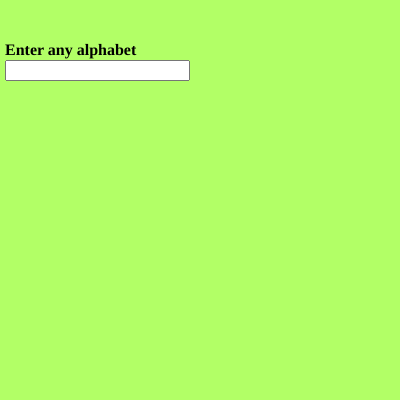
Frame 1 (no input)
Frame 60 (no input): identical to frame 1, image omitted
Frame 120 (the mouse pressed at the canvas centre since frame 60): identical to frame 1, image omitted

The p5.js sketch that drew this single still picture (run headless with seeded random() and noise() and a simulated clock; from frame 60 on, the mouse is pressed at the canvas centre):

// p5.js sketch
// ── sketch.js
var input,heading;


function setup() 
{
  createCanvas(400, 400);
  background(178,255,102);

  input = createInput();
  input.position(5,60);

  heading = createElement("h4","Enter any alphabet");
  heading.position(5,20);

  textAlign(CENTER);
  textSize(50);

 
}

function draw() {
const value =input.value();
switch(value){
  case "a" : console.log("vowel");
  break;
  case "e" : console.log("vowel");
  break;
  case "i" : console.log("vowel");
  break;
  case "o" : console.log("vowel");
  break;
  case "u" : console.log("vowel");
  break;
  default:
    console.log("please enter any character")
  
}
  
}
